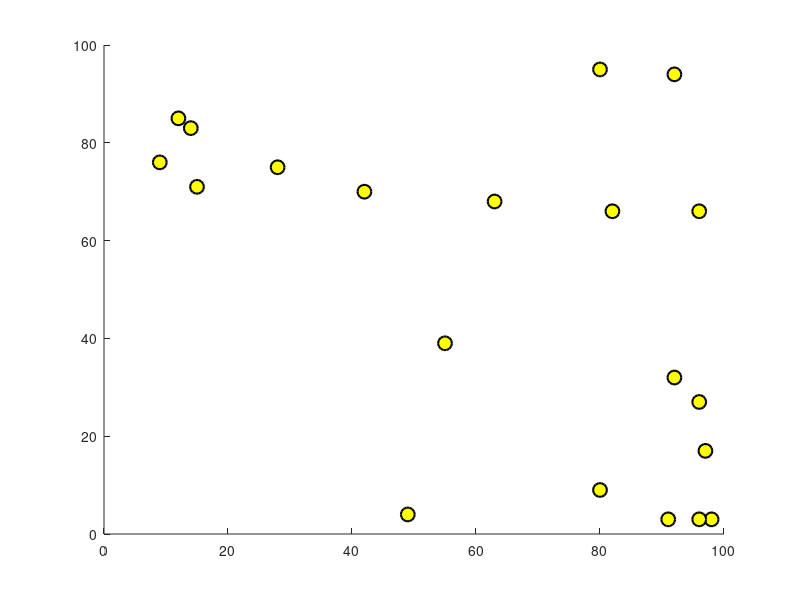

This figure's MATLAB source:
%
% Copyright (c) 2015, Mostapha Kalami Heris & Yarpiz (www.yarpiz.com)
% All rights reserved. Please read the "LICENSE" file for license terms.
%
% Project Code: YPEA103
% Project Title: Ant Colony Optimization for Traveling Salesman Problem
% Publisher: Yarpiz (www.yarpiz.com)
% 
% Developer: Mostapha Kalami Heris (Member of Yarpiz Team)
% 
% Cite as:
% Mostapha Kalami Heris, Ant Colony Optimization in MATLAB (URL: https://yarpiz.com/53/ypea103-ant-colony-optimization), Yarpiz, 2015.
% 
% Contact Info: sm.kalami@gmail.com, info@yarpiz.com
%

%aco;
 x = [82 91 12 92 63 9 28 55 96 97 15 98 96 49 80 14 42 92 80 96];
    
    y = [66 3 85 94 68 76 75 39 66 17 71 3 27 4 9 83 70 32 95 3];
    
    scatter(x,y,100,'MarkerEdgeColor','black',...
              'MarkerFaceColor','yellow',...
              'LineWidth',1.5)
    %'k-o', ...
     %   'MarkerSize', 10, ...
      %  'MarkerFaceColor', 'y', ...
       % 'LineWidth', 1.5);